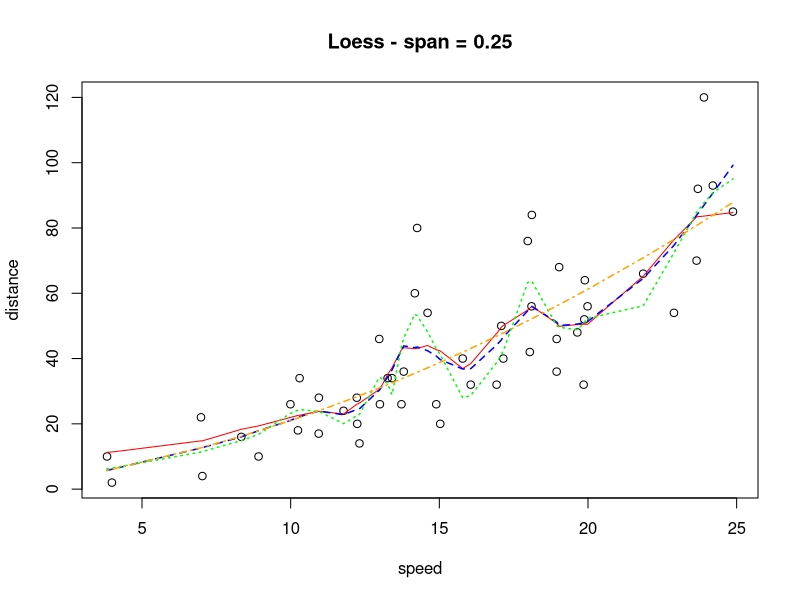
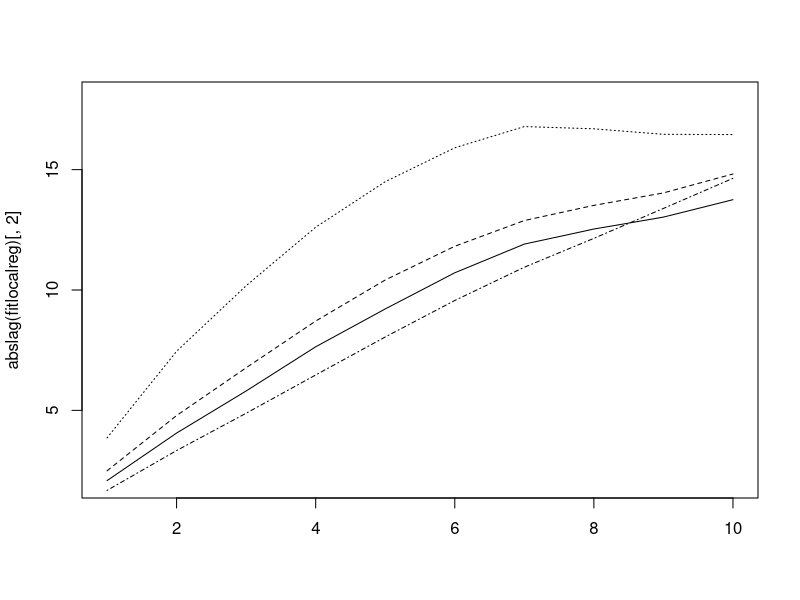

Write the R code that produced these figures, in order.


newcars <- cars
newcars$speed <- cars$speed + rnorm(NROW(cars), 0, 1/5)
newcars <- newcars[order(newcars$speed), ]


smoothfit <- lm(dist ~ 0+ speed + I(speed^2), data=newcars)

fitlocalreg <- loess(dist ~ speed, data=newcars, degree=0, span=0.25)
fitlocalreg2 <- loess(dist ~ speed, data=newcars, degree=1, span=0.25)
fitlocalreg3 <- loess(dist ~ speed, data=newcars, degree=2, span=0.25)


plot(newcars, main="Loess - span = 0.25", ylab="distance", xlab="speed")
lines(newcars$speed, fitted(fitlocalreg), col="red")
lines(newcars$speed, fitted(fitlocalreg2), col="blue", lty=2, lwd=1.5)
lines(newcars$speed, fitted(fitlocalreg3), col="green", lty=3, lwd=1.5)
lines(newcars$speed, fitted(smoothfit), col="orange", lty=4, lwd=1.5)



abslag <- function(object)
{
  res <- sapply(1:10, function(l) c("lag"=l, "L1"=mean(abs(diff(fitted(object), lag=l)))))
  colnames(res) <- paste0("lag=", 1:NCOL(res))
  t(res)
}

#L1 norm of lagged values
matplot(abslag(fitlocalreg)[,2], type="l", ylim=c(2, 18))
lines(abslag(fitlocalreg2)[,2], lty=2)
lines(abslag(fitlocalreg3)[,2], lty=3)
lines(abslag(smoothfit)[,2], lty=4)

#relative L1 norm
sum(abs(fitted(fitlocalreg) - fitted(smoothfit)))
sum(abs(fitted(fitlocalreg2) - fitted(smoothfit)))
sum(abs(fitted(fitlocalreg3) - fitted(smoothfit)))
